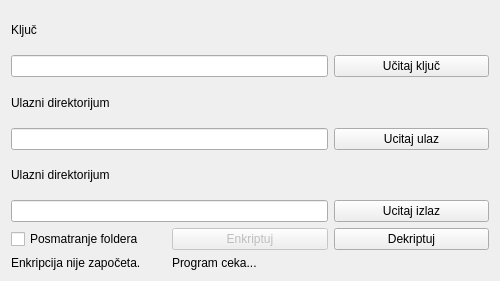
<?xml version="1.0" encoding="UTF-8"?>
<ui version="4.0">
 <class>appGui</class>
 <widget class="QWidget" name="appGui">
  <property name="geometry">
   <rect>
    <x>0</x>
    <y>0</y>
    <width>500</width>
    <height>281</height>
   </rect>
  </property>
  <property name="windowTitle">
   <string>Simple substitutioner</string>
  </property>
  <layout class="QGridLayout" name="gridLayout_5">
   <item row="0" column="0">
    <layout class="QGridLayout" name="gridLayout_4">
     <item row="0" column="0" colspan="2">
      <layout class="QGridLayout" name="gridLayout">
       <item row="0" column="0">
        <layout class="QVBoxLayout" name="verticalLayout_2">
         <item>
          <widget class="QLabel" name="lblKey">
           <property name="text">
            <string>Ključ</string>
           </property>
          </widget>
         </item>
         <item>
          <widget class="QLineEdit" name="lneKey">
           <property name="maxLength">
            <number>30</number>
           </property>
          </widget>
         </item>
        </layout>
       </item>
      </layout>
     </item>
     <item row="1" column="0" colspan="2">
      <layout class="QGridLayout" name="gridLayout_2">
       <item row="0" column="0">
        <layout class="QVBoxLayout" name="verticalLayout">
         <item>
          <widget class="QLabel" name="lblInputDir">
           <property name="text">
            <string>Ulazni direktorijum</string>
           </property>
          </widget>
         </item>
         <item>
          <widget class="QLineEdit" name="lneInputDir"/>
         </item>
        </layout>
       </item>
      </layout>
     </item>
     <item row="2" column="0" colspan="2">
      <layout class="QGridLayout" name="gridLayout_3">
       <item row="0" column="0">
        <layout class="QVBoxLayout" name="verticalLayout_6">
         <item>
          <widget class="QLabel" name="lblOutputDir">
           <property name="text">
            <string>Ulazni direktorijum</string>
           </property>
          </widget>
         </item>
         <item>
          <widget class="QLineEdit" name="lneOutputDir"/>
         </item>
        </layout>
       </item>
      </layout>
     </item>
     <item row="3" column="0">
      <widget class="QCheckBox" name="cbxWatch">
       <property name="text">
        <string>Posmatranje foldera</string>
       </property>
      </widget>
     </item>
     <item row="3" column="1">
      <widget class="QPushButton" name="btnEncrypt">
       <property name="enabled">
        <bool>false</bool>
       </property>
       <property name="text">
        <string>Enkriptuj</string>
       </property>
      </widget>
     </item>
     <item row="3" column="2">
      <widget class="QPushButton" name="btnDecrypt">
       <property name="enabled">
        <bool>true</bool>
       </property>
       <property name="text">
        <string>Dekriptuj</string>
       </property>
      </widget>
     </item>
     <item row="4" column="0">
      <widget class="QLabel" name="lblStatus">
       <property name="text">
        <string>Enkripcija nije započeta.</string>
       </property>
      </widget>
     </item>
     <item row="2" column="2">
      <layout class="QVBoxLayout" name="verticalLayout_5">
       <item>
        <spacer name="verticalSpacer_3">
         <property name="orientation">
          <enum>Qt::Vertical</enum>
         </property>
         <property name="sizeHint" stdset="0">
          <size>
           <width>20</width>
           <height>15</height>
          </size>
         </property>
        </spacer>
       </item>
       <item>
        <widget class="QPushButton" name="btnOutputDir">
         <property name="enabled">
          <bool>true</bool>
         </property>
         <property name="text">
          <string>Ucitaj izlaz</string>
         </property>
        </widget>
       </item>
      </layout>
     </item>
     <item row="1" column="2">
      <layout class="QVBoxLayout" name="verticalLayout_4">
       <item>
        <spacer name="verticalSpacer_2">
         <property name="orientation">
          <enum>Qt::Vertical</enum>
         </property>
         <property name="sizeHint" stdset="0">
          <size>
           <width>20</width>
           <height>15</height>
          </size>
         </property>
        </spacer>
       </item>
       <item>
        <widget class="QPushButton" name="btnInputDir">
         <property name="enabled">
          <bool>true</bool>
         </property>
         <property name="text">
          <string>Ucitaj ulaz</string>
         </property>
        </widget>
       </item>
      </layout>
     </item>
     <item row="0" column="2">
      <layout class="QVBoxLayout" name="verticalLayout_3">
       <item>
        <spacer name="verticalSpacer">
         <property name="orientation">
          <enum>Qt::Vertical</enum>
         </property>
         <property name="sizeHint" stdset="0">
          <size>
           <width>20</width>
           <height>15</height>
          </size>
         </property>
        </spacer>
       </item>
       <item>
        <widget class="QPushButton" name="btnKeyLoad">
         <property name="toolTip">
          <string notr="true">Učitaj ključ iz fajla</string>
         </property>
         <property name="toolTipDuration">
          <number>5000</number>
         </property>
         <property name="text">
          <string>Učitaj ključ</string>
         </property>
         <property name="flat">
          <bool>false</bool>
         </property>
        </widget>
       </item>
      </layout>
     </item>
     <item row="4" column="1">
      <widget class="QLabel" name="lblRunning">
       <property name="text">
        <string>Program ceka...</string>
       </property>
      </widget>
     </item>
    </layout>
   </item>
  </layout>
 </widget>
 <layoutdefault spacing="6" margin="11"/>
 <resources/>
 <connections/>
</ui>
